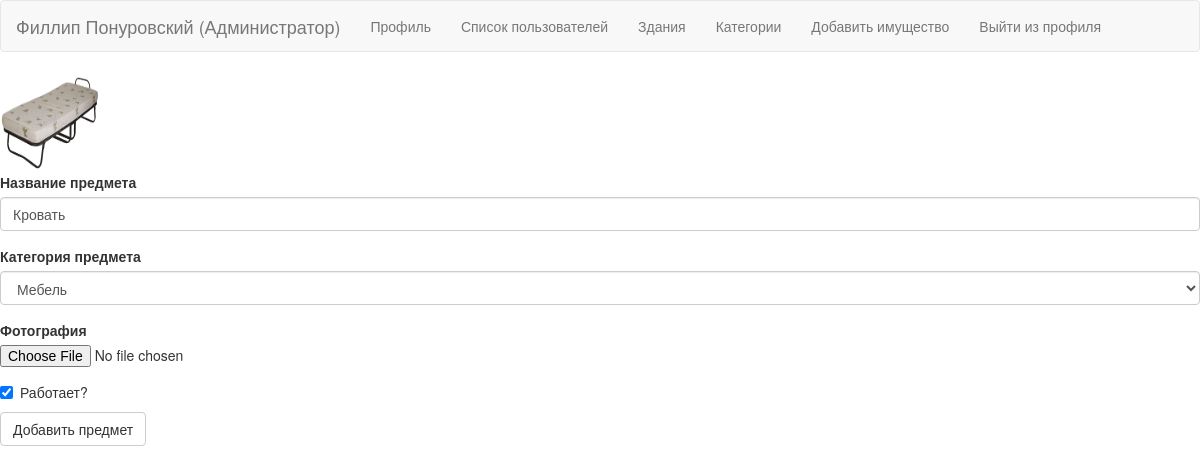
Screenshot of /edit_property/2 (signed in) with the database file from the repository.
### sweater/models.py (models this page shows)
class User(db.Model, UserMixin):
    __tablename__ = 'users'
    id = db.Column(db.Integer, primary_key=True)
    first_name = db.Column(db.String())
    last_name = db.Column(db.String())
    patronymic = db.Column(db.String())
    email = db.Column(db.String(), unique=True)
    role = db.Column(db.Boolean, default=False)
    password = db.Column(db.String())
    photo = db.Column(db.String())
    property = db.relationship("Property")

class Property(db.Model):
    __tablename__ = 'propertys'
    id = db.Column(db.Integer, primary_key=True)
    name = db.Column(db.String())
    category = db.Column(db.Integer, db.ForeignKey(Category.id))
    photo = db.Column(db.String())
    is_works = db.Column(db.Boolean,default=True)
    location = db.Column(db.Integer, db.ForeignKey(Room.id))
    responsible_person = db.Column(db.Integer, db.ForeignKey(User.id))
    date_of_commissioning = db.Column(db.DateTime(timezone=True), server_default=func.now())
    qr_code = db.Column(db.String())
    history = db.relationship('History')

### sweater/routes.py (the view, shortened to what this page needs)
@app.route('/edit_property/<int:property_id>', methods=['POST', 'GET'])
@login_required
def edit_property(property_id):
    user = db.session.get(User, current_user.get_id())
    if user.role:
        property = db.session.get(Property, property_id)
        category = db.session.get(Category, property.category)
        form = EditProperty(
            category=property.category,
            name=property.name,
            is_works=property.is_works
        )
        categorys = Category.query.order_by(Category.id).all()
        form.category.choices = [('', '')] + [(i.id, i.name) for i in categorys]
        return render_template('edit_property.html', notification=True, form=form, user=user, property=property)

### sweater/forms.py
class EditProperty(FlaskForm):
    name = StringField('Название предмета', [DataRequired(message='Форма не может быть пустой')])
    category = SelectField('Категория предмета', [DataRequired(message='Форма не может быть пустой')], choices=[])
    photo = FileField('Фотография')
    is_works = BooleanField('Работает?')
    submit = SubmitField('Добавить предмет')

### sweater/models.py (called while the page is built)
@manager.user_loader
def load_user(user_id):
    return User.query.get(user_id)

### sweater/routes.py (called while the page is built, shortened)
@app.before_request
def create_bases():
    db.create_all()

@app.after_request
def redirect_to_signin(response):
    if response.status_code == 401:
        return redirect(url_for('login_page') + '?=next=' + request.url)
    return response

### sweater/templates/edit_property.html (shortened to what this page needs)
{% extends 'base.html' %}
{% import 'bootstrap/wtf.html' as wtf %}
{% block content %}
{% if property.photo %}
<img src="{{url_for('upload', file = property.photo)}}" alt="Aleq" width="100" height="100"/>
{% endif %}
{{ wtf.quick_form(form)}}
{% endblock %}

### sweater/templates/base.html (shortened to what this page needs)
{% extends 'bootstrap/base.html' %}
{% block navbar %}
        {%if user%}
            {% if user.role %}
              <nav class="navbar navbar-default">
                  <div class="container-fluid">
                      <a class="navbar-brand" href="{{url_for('index')}}">{{user.first_name}} {{user.last_name}} (Администратор)</a>
                    <div class="collapse navbar-collapse" id="navbar-main">
                      <ul class="nav navbar-nav">
                          <li><a href="{{url_for('profile')}}">Профиль</a></li>
                          <li><a href="{{url_for('users')}}">Список пользователей</a></li>
                          <li><a href="{{url_for('buildings')}}">Здания</a></li>
                          <li><a href="{{url_for('categorys')}}">Категории</a></li>
                           <li><a href="{{url_for('create_property')}}">Добавить имущество</a></li>
                          <li><a href="{{url_for('logout')}}">Выйти из профиля</a></li>
                      </ul>
                    </div>
                  </div>
                </nav>
            {%endif%}
        {%endif%}
{%endblock%}

### rows the page displays
User: first_name "Филлип", last_name "Понуровский"
Property: photo (picture), name "Кровать", category "Мебель", is_works "☑"
